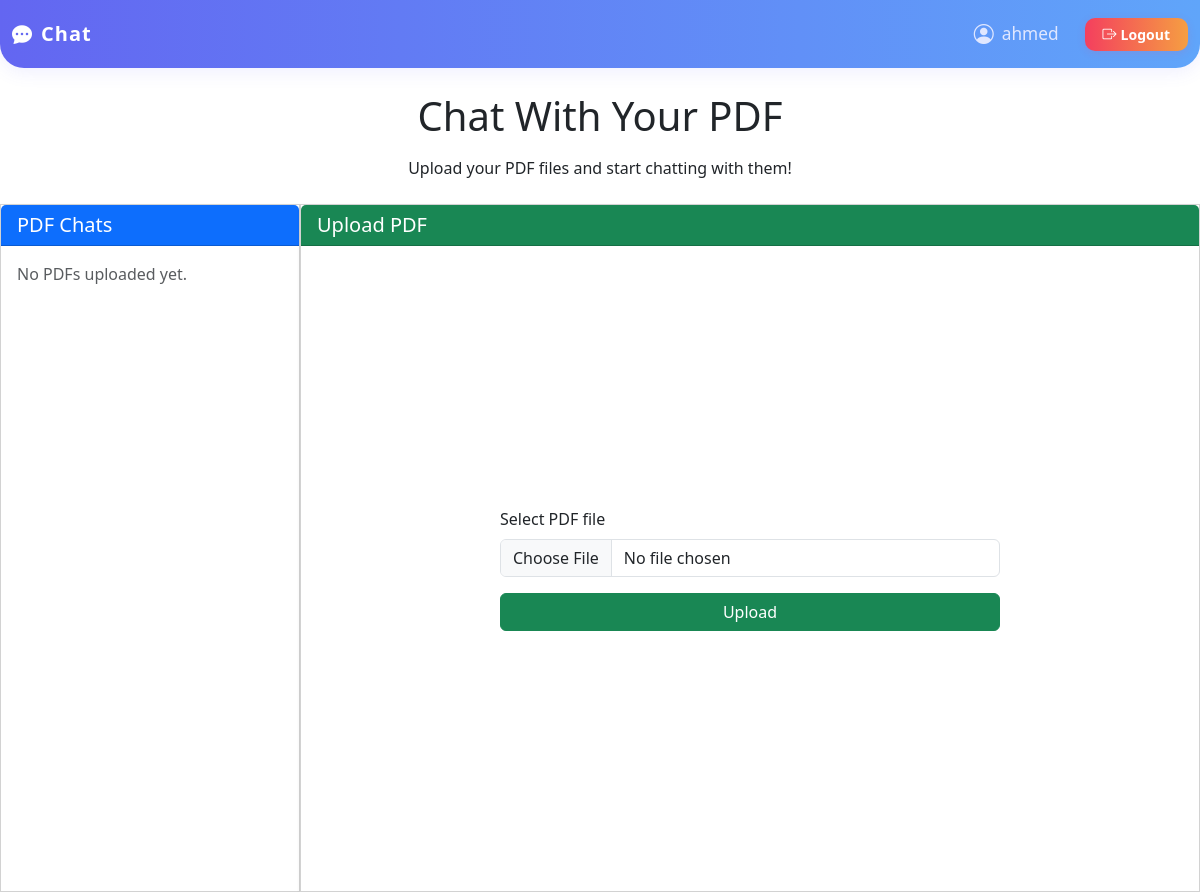
Page / (signed in) on the earlier database version.
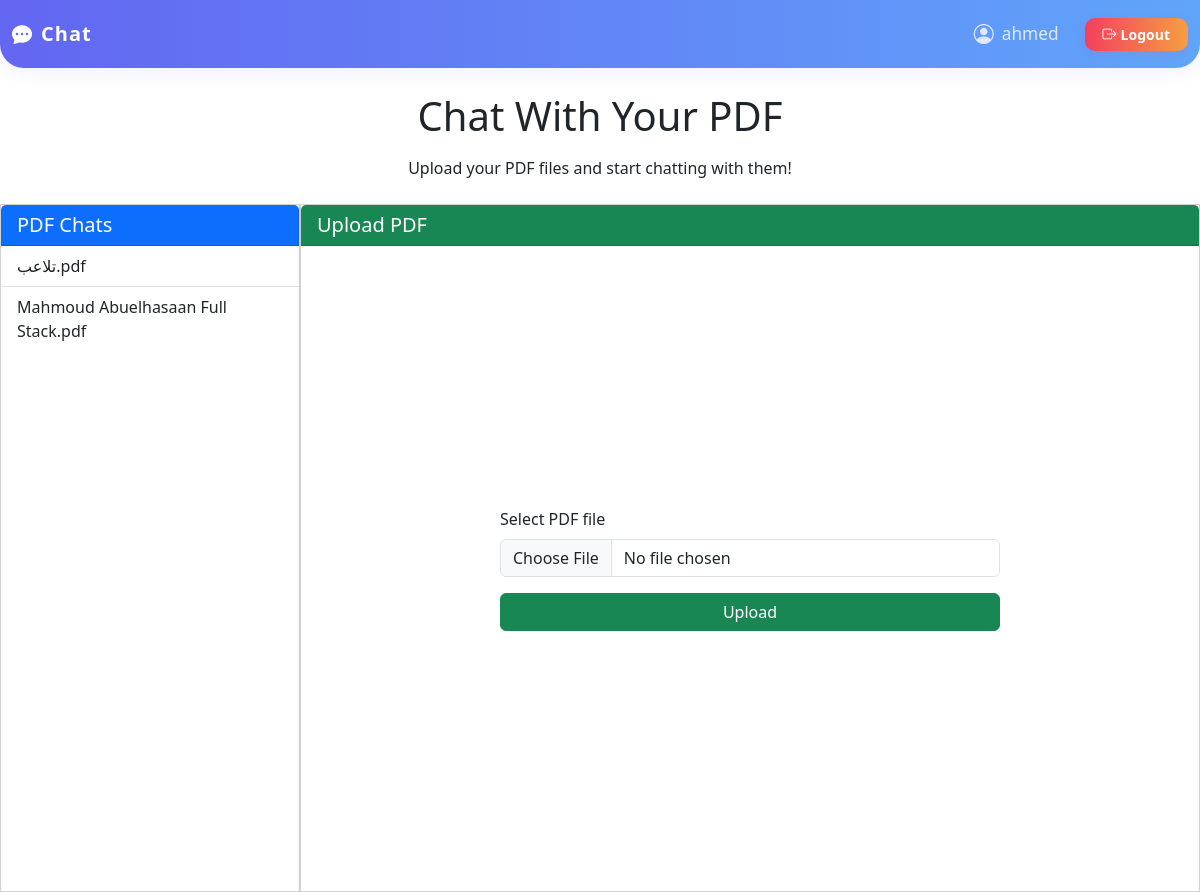
Same page on the later database version.
### app/models.py (models this page shows, shortened)
class User(UserMixin,db.Model):
    id = db.Column(db.Integer, primary_key=True)
    username = db.Column(db.String(80), unique=True, nullable=False)
    email = db.Column(db.String(120), unique=True, nullable=False)
    hashed_password = db.Column(db.String(128), nullable=False)
    created_at  = db.Column(db.DateTime, nullable=False, default=datetime.utcnow)

class PdfFile(db.Model):
    id = db.Column(db.Integer, primary_key=True)
    filename = db.Column(db.String(120), nullable=False)
    filepath = db.Column(db.String(200), nullable=False)
    uploaded_at = db.Column(db.DateTime, nullable=False, default=datetime.utcnow)
    user_id = db.Column(db.Integer, db.ForeignKey('user.id'), nullable=False)
    user = db.relationship('User', backref=db.backref('pdf_files'))

### app/chat/apis.py (the view, shortened to what this page needs)
@bp.route('/', methods=['GET', 'POST'])
@login_required
def home():
    uploaded_pdfs = PdfFile.query.filter_by(user_id=current_user.id).order_by(PdfFile.uploaded_at.desc()).all()
    return render_template('chat/home.html', uploaded_pdfs=uploaded_pdfs)

### app/__init__.py (called while the page is built)
@login_manager.user_loader
def load_user(user_id):
    from app.models import User
    return User.query.get(int(user_id))

### app/templates/chat/home.html
{% extends "base.html" %}
{% block content %}
<div class="w-100 vh-100 d-flex flex-column m-0 p-0">
    <h1 class="text-center mb-3">Chat With Your PDF</h1>
    <p class="text-center mb-4">Upload your PDF files and start chatting with them!</p>
    <div class="row flex-grow-1 w-100 m-0" style="min-height:0;">
        <div class="col-lg-3 col-md-4 col-12 d-flex flex-column p-0 h-100">
            <div class="card shadow-sm flex-grow-1 h-100 rounded-0">
                <div class="card-header bg-primary text-white">
                    <h5 class="mb-0">PDF Chats</h5>
                </div>
                <div class="list-group list-group-flush flex-grow-1 overflow-auto" id="pdfList"
                    style="min-height:0; height:100%;">
                    {% for pdf in uploaded_pdfs %}
                    <a href="{{ url_for('static', filename=pdf.filepath.replace('static/', '')) }}"
                        class="list-group-item list-group-item-action" target="_blank">
                        {{ pdf.filename }}
                    </a>
                    {% else %}
                    <div class="text-muted p-3">No PDFs uploaded yet.</div>
                    {% endfor %}
                </div>
            </div>
        </div>
        <div class="col-lg-9 col-md-8 col-12 d-flex flex-column p-0 h-100">
            <div class="card shadow-sm flex-grow-1 h-100 rounded-0">
                <div class="card-header bg-success text-white">
                    <h5 class="mb-0">Upload PDF</h5>
                </div>
                <div class="card-body d-flex align-items-center justify-content-center h-100">
                    <form id="uploadForm" method="post" enctype="multipart/form-data" class="w-100"
                        style="max-width:500px;">
                        <div class="mb-3">
                            <label for="pdfFile" class="form-label">Select PDF file</label>
                            <input type="file" class="form-control" id="pdfFile" name="pdfFile" accept=".pdf" required>
                        </div>
                        <button id="uploadBtn" type="submit" class="btn btn-success w-100">Upload</button>
                    </form>
                </div>
            </div>
        </div>
    </div>
</div>
{% endblock content %}

### app/templates/base.html (shortened to what this page needs)
<!DOCTYPE html>
<html lang="en">
<head>
  <link href="https://cdn.jsdelivr.net/npm/bootstrap@5.3.7/dist/css/bootstrap.min.css" rel="stylesheet"
 />
  <link href="https://cdn.jsdelivr.net/npm/bootstrap-icons@1.10.5/font/bootstrap-icons.css" rel="stylesheet" />
</head>
<body>
  <nav class="navbar navbar-expand-lg custom-navbar">
    <div class="container-fluid">
      <a class="navbar-brand d-flex align-items-center gap-2" href="">
        <i class="bi bi-chat-dots-fill"></i> Chat
      </a>
      <div class="collapse navbar-collapse justify-content-end" id="navbarSupportedContent">
        <span class="navbar-text me-3 d-flex align-items-center gap-2">
          <i class="bi bi-person-circle fs-5"></i>
          {{ current_user.username }}
        </span>
        {% if current_user.is_authenticated %}
        <a class="btn btn-outline-danger btn-sm d-flex align-items-center gap-1" href="/auth/logout">
          <i class="bi bi-box-arrow-right"></i> Logout
        </a>
        {% endif %}
      </div>
    </div>
  </nav>
  <div class="container-fluid px-0 mt-4">
    {% block content %}{% endblock content %}
  </div>
</body>
</html>

### app/templates/base.html (style rules this page uses)
body { padding: 0; margin: 0; }
.custom-navbar { background: linear-gradient(90deg, #6366f1 0%, #60a5fa 100%); box-shadow: 0 4px 18px 0 rgba(99, 102, 241, 0.10); border-radius: 0 0 24px 24px; padding: 0; min-height: 68px; }
.custom-navbar .navbar-brand { color: #fff !important; font-weight: 700; font-size: 1.25rem; letter-spacing: 1px; margin-right: 18px; transition: color 0.2s; }
.custom-navbar .nav-link, .custom-navbar .navbar-text { color: #e0e7ff !important; font-size: 1.08rem; font-weight: 500; }
.custom-navbar .btn-outline-danger { border-radius: 10px; border: none; background: linear-gradient(90deg, #f43f5e 0%, #f59e42 100%); color: #fff; font-weight: 600; padding: 6px 18px; margin-left: 10px; box-shadow: 0 2px 8px #f43f5e22; transition: background 0.2s; }

Differences in the rows shown:
added PdfFile: filename "تلاعب.pdf"
added PdfFile: filename "Mahmoud Abuelhasaan Full Stack.pdf"
Other differences:
text no longer shown: "No PDFs uploaded yet."
